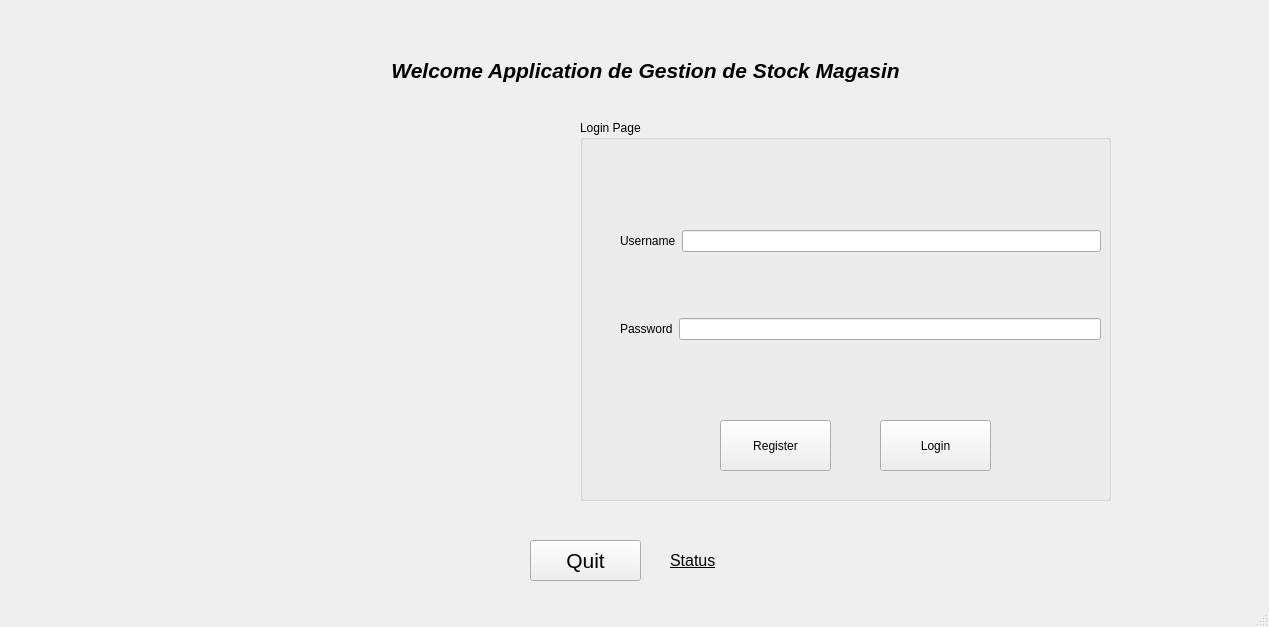
<?xml version="1.0" encoding="UTF-8"?>
<ui version="4.0">
 <class>Login</class>
 <widget class="QMainWindow" name="Login">
  <property name="geometry">
   <rect>
    <x>0</x>
    <y>0</y>
    <width>1269</width>
    <height>627</height>
   </rect>
  </property>
  <property name="sizePolicy">
   <sizepolicy hsizetype="Minimum" vsizetype="Preferred">
    <horstretch>0</horstretch>
    <verstretch>0</verstretch>
   </sizepolicy>
  </property>
  <property name="windowTitle">
   <string>Login</string>
  </property>
  <widget class="QWidget" name="centralwidget">
   <widget class="QLabel" name="label">
    <property name="geometry">
     <rect>
      <x>670</x>
      <y>540</y>
      <width>571</width>
      <height>41</height>
     </rect>
    </property>
    <property name="font">
     <font>
      <family>MS Shell Dlg 2</family>
      <pointsize>12</pointsize>
      <weight>9</weight>
      <italic>false</italic>
      <bold>false</bold>
      <underline>true</underline>
     </font>
    </property>
    <property name="layoutDirection">
     <enum>Qt::RightToLeft</enum>
    </property>
    <property name="styleSheet">
     <string notr="true">font: 75 10pt &quot;MS Shell Dlg 2&quot;;
text-decoration: underline;
font: 75 12pt &quot;MS Shell Dlg 2&quot;;</string>
    </property>
    <property name="text">
     <string>Status</string>
    </property>
    <property name="indent">
     <number>-1</number>
    </property>
    <property name="buddy">
     <cstring>&lt;!DOCTYPE HTML PUBLIC &quot;-//W3C//DTD HTML 4.0//EN&quot; &quot;http://www.w3.org/TR/REC-html40/strict.dtd&quot;&gt;
&lt;html&gt;&lt;head&gt;&lt;meta name=&quot;qrichtext&quot; content=&quot;1&quot; /&gt;&lt;style type=&quot;text/css&quot;&gt;
p, li { white-space: pre-wrap; }
&lt;/style&gt;&lt;/head&gt;&lt;body style=&quot; font-family:'MS Shell Dlg 2'; font-size:8pt; font-weight:400; font-style:normal;&quot;&gt;
&lt;p align=&quot;center&quot; style=&quot; margin-top:12px; margin-bottom:12px; margin-left:0px; margin-right:0px; -qt-block-indent:0; text-indent:0px;&quot;&gt;&lt;span style=&quot; font-size:10pt; font-weight:600; font-style:italic; text-decoration: underline; color:#000000; vertical-align:sub;&quot;&gt;Welcome to make your Appointment for Vaccines!&lt;/span&gt;&lt;/p&gt;&lt;/body&gt;&lt;/html&gt;</cstring>
    </property>
   </widget>
   <widget class="QLabel" name="label_welcome">
    <property name="geometry">
     <rect>
      <x>210</x>
      <y>30</y>
      <width>871</width>
      <height>81</height>
     </rect>
    </property>
    <property name="text">
     <string>&lt;!DOCTYPE HTML PUBLIC &quot;-//W3C//DTD HTML 4.0//EN&quot; &quot;http://www.w3.org/TR/REC-html40/strict.dtd&quot;&gt;
&lt;html&gt;&lt;head&gt;&lt;meta name=&quot;qrichtext&quot; content=&quot;1&quot; /&gt;&lt;style type=&quot;text/css&quot;&gt;
p, li { white-space: pre-wrap; }
&lt;/style&gt;&lt;/head&gt;&lt;body style=&quot; font-family:'MS Shell Dlg 2'; font-size:8pt; font-weight:400; font-style:normal;&quot;&gt;
&lt;p align=&quot;center&quot; style=&quot; margin-top:12px; margin-bottom:12px; margin-left:0px; margin-right:0px; -qt-block-indent:0; text-indent:0px;&quot;&gt;&lt;span style=&quot; font-size:16pt; font-weight:600; font-style:italic; color:#000000;&quot;&gt;Welcome Application de Gestion de Stock Magasin&lt;/span&gt;&lt;/p&gt;&lt;/body&gt;&lt;/html&gt;</string>
    </property>
   </widget>
   <widget class="QPushButton" name="pushButton_loginQuit">
    <property name="geometry">
     <rect>
      <x>530</x>
      <y>540</y>
      <width>111</width>
      <height>41</height>
     </rect>
    </property>
    <property name="sizePolicy">
     <sizepolicy hsizetype="Minimum" vsizetype="Preferred">
      <horstretch>0</horstretch>
      <verstretch>0</verstretch>
     </sizepolicy>
    </property>
    <property name="font">
     <font>
      <family>MS Shell Dlg 2</family>
      <pointsize>16</pointsize>
      <weight>9</weight>
      <italic>false</italic>
      <bold>false</bold>
     </font>
    </property>
    <property name="styleSheet">
     <string notr="true">color:black;
font: 75 16pt &quot;MS Shell Dlg 2&quot;;



</string>
    </property>
    <property name="text">
     <string>Quit</string>
    </property>
    <property name="autoRepeatDelay">
     <number>299</number>
    </property>
    <property name="autoDefault">
     <bool>false</bool>
    </property>
   </widget>
   <widget class="QWidget" name="layoutWidget">
    <property name="geometry">
     <rect>
      <x>580</x>
      <y>120</y>
      <width>531</width>
      <height>381</height>
     </rect>
    </property>
    <layout class="QHBoxLayout" name="horizontalLayout_5">
     <item>
      <widget class="QGroupBox" name="groupBox">
       <property name="sizePolicy">
        <sizepolicy hsizetype="Preferred" vsizetype="Preferred">
         <horstretch>0</horstretch>
         <verstretch>0</verstretch>
        </sizepolicy>
       </property>
       <property name="styleSheet">
        <string notr="true">font: 75 12pt &quot;MS Shell Dlg 2&quot;;</string>
       </property>
       <property name="title">
        <string>Login Page</string>
       </property>
       <widget class="QPushButton" name="pushButton_adminRegister">
        <property name="geometry">
         <rect>
          <x>140</x>
          <y>300</y>
          <width>111</width>
          <height>51</height>
         </rect>
        </property>
        <property name="text">
         <string>Register</string>
        </property>
       </widget>
       <widget class="QPushButton" name="pushButton_adminLogin">
        <property name="geometry">
         <rect>
          <x>300</x>
          <y>300</y>
          <width>111</width>
          <height>51</height>
         </rect>
        </property>
        <property name="text">
         <string>Login</string>
        </property>
       </widget>
       <widget class="QWidget" name="layoutWidget">
        <property name="geometry">
         <rect>
          <x>40</x>
          <y>50</y>
          <width>481</width>
          <height>231</height>
         </rect>
        </property>
        <layout class="QVBoxLayout" name="verticalLayout_3">
         <item>
          <layout class="QVBoxLayout" name="verticalLayout_2">
           <item>
            <layout class="QHBoxLayout" name="horizontalLayout_3">
             <item>
              <widget class="QLabel" name="label_adminUsername">
               <property name="text">
                <string>Username</string>
               </property>
              </widget>
             </item>
             <item>
              <widget class="QLineEdit" name="lineEdit_adminUsername"/>
             </item>
            </layout>
           </item>
          </layout>
         </item>
         <item>
          <layout class="QHBoxLayout" name="horizontalLayout_4">
           <item>
            <widget class="QLabel" name="label_adminPW">
             <property name="text">
              <string>Password</string>
             </property>
            </widget>
           </item>
           <item>
            <widget class="QLineEdit" name="lineEdit_adminPW">
             <property name="echoMode">
              <enum>QLineEdit::Password</enum>
             </property>
            </widget>
           </item>
          </layout>
         </item>
        </layout>
       </widget>
      </widget>
     </item>
    </layout>
   </widget>
   <widget class="QLabel" name="label_2">
    <property name="geometry">
     <rect>
      <x>140</x>
      <y>130</y>
      <width>421</width>
      <height>351</height>
     </rect>
    </property>
    <property name="text">
     <string/>
    </property>
   </widget>
  </widget>
  <widget class="QMenuBar" name="menubar">
   <property name="geometry">
    <rect>
     <x>0</x>
     <y>0</y>
     <width>1269</width>
     <height>26</height>
    </rect>
   </property>
  </widget>
  <widget class="QStatusBar" name="statusbar"/>
 </widget>
 <tabstops>
  <tabstop>lineEdit_adminUsername</tabstop>
  <tabstop>lineEdit_adminPW</tabstop>
  <tabstop>pushButton_adminRegister</tabstop>
  <tabstop>pushButton_adminLogin</tabstop>
  <tabstop>pushButton_loginQuit</tabstop>
 </tabstops>
 <resources/>
 <connections/>
</ui>
